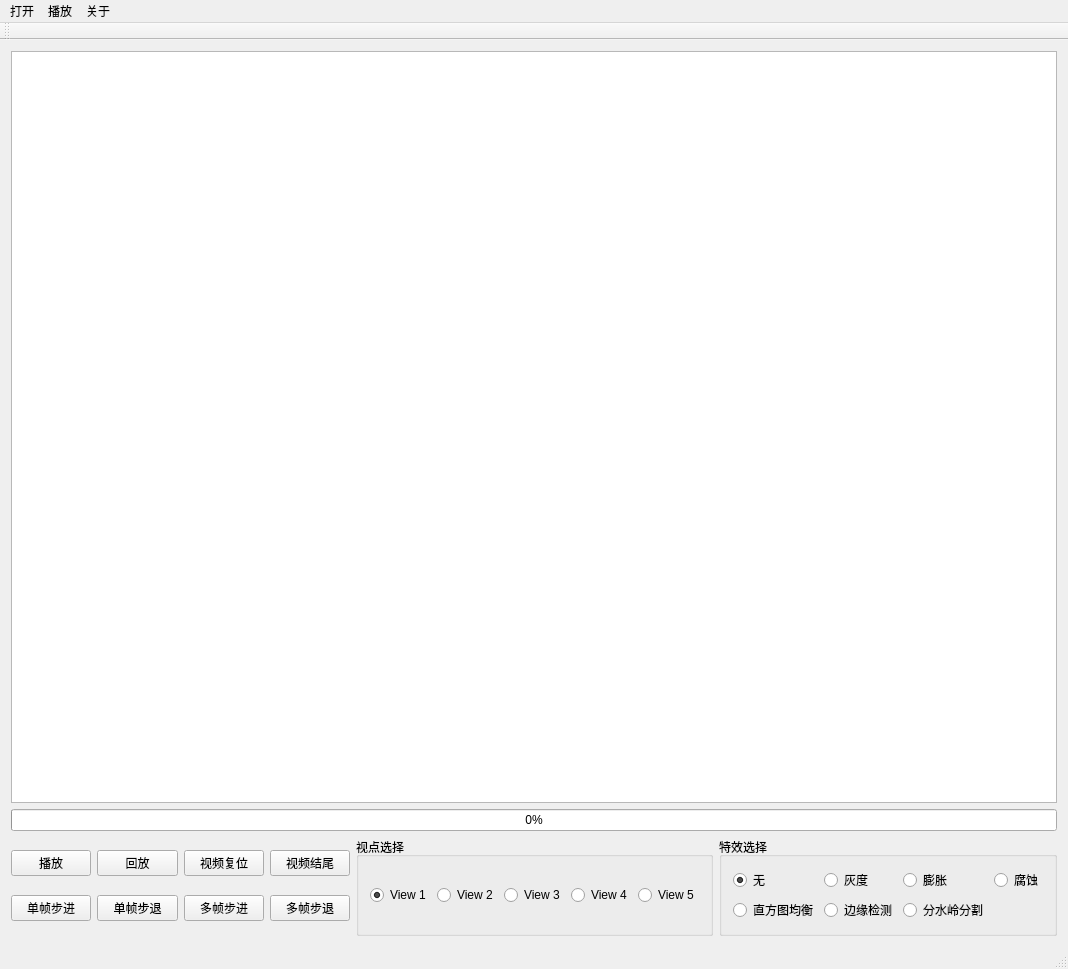
<?xml version="1.0" encoding="UTF-8"?>
<ui version="4.0">
 <class>MainWindow</class>
 <widget class="QMainWindow" name="MainWindow">
  <property name="geometry">
   <rect>
    <x>0</x>
    <y>0</y>
    <width>1068</width>
    <height>969</height>
   </rect>
  </property>
  <property name="windowTitle">
   <string>自由视点视频播放系统</string>
  </property>
  <property name="windowIcon">
   <iconset>
    <normaloff>Resources/nbu.png</normaloff>Resources/nbu.png</iconset>
  </property>
  <widget class="QWidget" name="centralWidget">
   <layout class="QVBoxLayout" name="verticalLayout">
    <item>
     <widget class="QGraphicsView" name="graphicsView">
      <property name="enabled">
       <bool>true</bool>
      </property>
     </widget>
    </item>
    <item>
     <widget class="QProgressBar" name="progressBar">
      <property name="value">
       <number>0</number>
      </property>
     </widget>
    </item>
    <item>
     <layout class="QHBoxLayout" name="horizontalLayout_3">
      <item>
       <layout class="QGridLayout" name="gridLayout">
        <item row="1" column="2">
         <widget class="QPushButton" name="Button_RePlay">
          <property name="text">
           <string>回放</string>
          </property>
         </widget>
        </item>
        <item row="1" column="4">
         <widget class="QPushButton" name="Button_ResetToEnd">
          <property name="text">
           <string>视频结尾</string>
          </property>
         </widget>
        </item>
        <item row="1" column="0">
         <widget class="QPushButton" name="Button_Play">
          <property name="text">
           <string>播放</string>
          </property>
         </widget>
        </item>
        <item row="1" column="3">
         <widget class="QPushButton" name="Button_ResetToStart">
          <property name="text">
           <string>视频复位</string>
          </property>
         </widget>
        </item>
        <item row="2" column="4">
         <widget class="QPushButton" name="Button_MultiStepBackward">
          <property name="text">
           <string>多帧步退</string>
          </property>
         </widget>
        </item>
        <item row="2" column="0">
         <widget class="QPushButton" name="Button_StepForward">
          <property name="text">
           <string>单帧步进</string>
          </property>
         </widget>
        </item>
        <item row="2" column="3">
         <widget class="QPushButton" name="Button_MultiStepForward">
          <property name="text">
           <string>多帧步进</string>
          </property>
         </widget>
        </item>
        <item row="2" column="2">
         <widget class="QPushButton" name="Button_StepBackward">
          <property name="text">
           <string>单帧步退</string>
          </property>
         </widget>
        </item>
       </layout>
      </item>
      <item>
       <widget class="QGroupBox" name="Box_View">
        <property name="title">
         <string>视点选择</string>
        </property>
        <layout class="QHBoxLayout" name="horizontalLayout">
         <item>
          <widget class="QRadioButton" name="radioButton_View1">
           <property name="text">
            <string>View 1</string>
           </property>
           <property name="checked">
            <bool>true</bool>
           </property>
          </widget>
         </item>
         <item>
          <widget class="QRadioButton" name="radioButton_View2">
           <property name="text">
            <string>View 2</string>
           </property>
          </widget>
         </item>
         <item>
          <widget class="QRadioButton" name="radioButton_View3">
           <property name="text">
            <string>View 3</string>
           </property>
          </widget>
         </item>
         <item>
          <widget class="QRadioButton" name="radioButton_View4">
           <property name="text">
            <string>View 4</string>
           </property>
          </widget>
         </item>
         <item>
          <widget class="QRadioButton" name="radioButton_View5">
           <property name="text">
            <string>View 5</string>
           </property>
          </widget>
         </item>
        </layout>
       </widget>
      </item>
      <item>
       <widget class="QGroupBox" name="Box_Effect">
        <property name="title">
         <string>特效选择</string>
        </property>
        <layout class="QGridLayout" name="gridLayout_2">
         <item row="1" column="3">
          <widget class="QRadioButton" name="radioButton_Erode">
           <property name="text">
            <string>腐蚀</string>
           </property>
          </widget>
         </item>
         <item row="1" column="0">
          <widget class="QRadioButton" name="radioButton_None">
           <property name="text">
            <string>无</string>
           </property>
           <property name="checked">
            <bool>true</bool>
           </property>
          </widget>
         </item>
         <item row="1" column="2">
          <widget class="QRadioButton" name="radioButton_Dilate">
           <property name="text">
            <string>膨胀</string>
           </property>
          </widget>
         </item>
         <item row="1" column="1">
          <widget class="QRadioButton" name="radioButton_Gray">
           <property name="text">
            <string>灰度</string>
           </property>
          </widget>
         </item>
         <item row="4" column="0">
          <widget class="QRadioButton" name="radioButton_Histogram">
           <property name="text">
            <string>直方图均衡</string>
           </property>
          </widget>
         </item>
         <item row="4" column="1">
          <widget class="QRadioButton" name="radioButton_EdgeDetect">
           <property name="text">
            <string>边缘检测</string>
           </property>
          </widget>
         </item>
         <item row="4" column="2">
          <widget class="QRadioButton" name="radioButton_WaterShed">
           <property name="text">
            <string>分水岭分割</string>
           </property>
          </widget>
         </item>
        </layout>
       </widget>
      </item>
     </layout>
    </item>
   </layout>
   <zorder>graphicsView</zorder>
   <zorder>progressBar</zorder>
   <zorder></zorder>
  </widget>
  <widget class="QMenuBar" name="menuBar">
   <property name="geometry">
    <rect>
     <x>0</x>
     <y>0</y>
     <width>1068</width>
     <height>23</height>
    </rect>
   </property>
   <widget class="QMenu" name="MENU_OPEN">
    <property name="title">
     <string>打开</string>
    </property>
    <addaction name="SUBMENU_OPEN"/>
   </widget>
   <widget class="QMenu" name="MENU_PLAY">
    <property name="title">
     <string>播放</string>
    </property>
    <addaction name="SUBMENU_SET"/>
    <addaction name="SUBMENU_CAPTURE"/>
   </widget>
   <widget class="QMenu" name="MENU_ABOUT">
    <property name="title">
     <string>关于</string>
    </property>
    <addaction name="SUBMENU_ABOUT"/>
   </widget>
   <addaction name="MENU_OPEN"/>
   <addaction name="MENU_PLAY"/>
   <addaction name="MENU_ABOUT"/>
  </widget>
  <widget class="QToolBar" name="mainToolBar">
   <attribute name="toolBarArea">
    <enum>TopToolBarArea</enum>
   </attribute>
   <attribute name="toolBarBreak">
    <bool>false</bool>
   </attribute>
  </widget>
  <widget class="QStatusBar" name="statusBar"/>
  <action name="SUBMENU_SET">
   <property name="text">
    <string>设置</string>
   </property>
  </action>
  <action name="SUBMENU_OPEN">
   <property name="text">
    <string>打开</string>
   </property>
  </action>
  <action name="SUBMENU_CAPTURE">
   <property name="text">
    <string>抓图</string>
   </property>
  </action>
  <action name="SUBMENU_ABOUT">
   <property name="text">
    <string>关于</string>
   </property>
  </action>
 </widget>
 <layoutdefault spacing="6" margin="11"/>
 <resources/>
 <connections/>
</ui>
